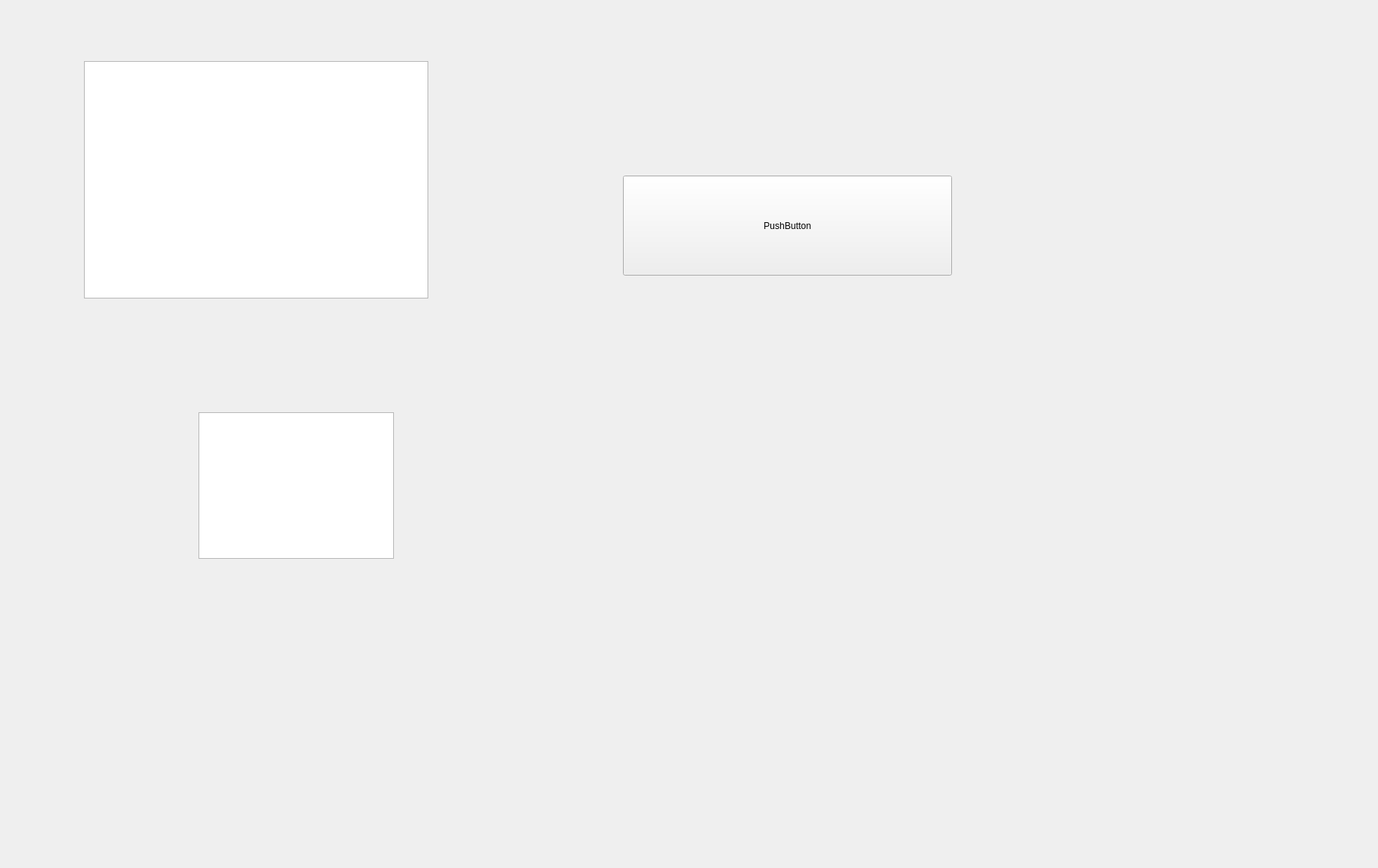
<?xml version="1.0" encoding="UTF-8"?>
<ui version="4.0">
 <class>Form</class>
 <widget class="QWidget" name="Form">
  <property name="geometry">
   <rect>
    <x>0</x>
    <y>0</y>
    <width>1805</width>
    <height>1137</height>
   </rect>
  </property>
  <property name="windowTitle">
   <string>Form</string>
  </property>
  <widget class="QTextEdit" name="textEdit">
   <property name="geometry">
    <rect>
     <x>110</x>
     <y>80</y>
     <width>451</width>
     <height>311</height>
    </rect>
   </property>
   <property name="html">
    <string>&lt;!DOCTYPE HTML PUBLIC &quot;-//W3C//DTD HTML 4.0//EN&quot; &quot;http://www.w3.org/TR/REC-html40/strict.dtd&quot;&gt;
&lt;html&gt;&lt;head&gt;&lt;meta name=&quot;qrichtext&quot; content=&quot;1&quot; /&gt;&lt;style type=&quot;text/css&quot;&gt;
p, li { white-space: pre-wrap; }
&lt;/style&gt;&lt;/head&gt;&lt;body style=&quot; font-family:'MS Shell Dlg 2'; font-size:8.1pt; font-weight:400; font-style:normal;&quot;&gt;
&lt;p style=&quot;-qt-paragraph-type:empty; margin-top:0px; margin-bottom:0px; margin-left:0px; margin-right:0px; -qt-block-indent:0; text-indent:0px;&quot;&gt;&lt;br /&gt;&lt;/p&gt;&lt;/body&gt;&lt;/html&gt;</string>
   </property>
  </widget>
  <widget class="QTextBrowser" name="textBrowser">
   <property name="geometry">
    <rect>
     <x>260</x>
     <y>540</y>
     <width>256</width>
     <height>192</height>
    </rect>
   </property>
  </widget>
  <widget class="QPushButton" name="pushButton">
   <property name="geometry">
    <rect>
     <x>816</x>
     <y>230</y>
     <width>431</width>
     <height>131</height>
    </rect>
   </property>
   <property name="text">
    <string>PushButton</string>
   </property>
  </widget>
 </widget>
 <resources/>
 <connections>
  <connection>
   <sender>pushButton</sender>
   <signal>clicked()</signal>
   <receiver>textEdit</receiver>
   <slot>clear()</slot>
   <hints>
    <hint type="sourcelabel">
     <x>893</x>
     <y>292</y>
    </hint>
    <hint type="destinationlabel">
     <x>376</x>
     <y>230</y>
    </hint>
   </hints>
  </connection>
 </connections>
</ui>
